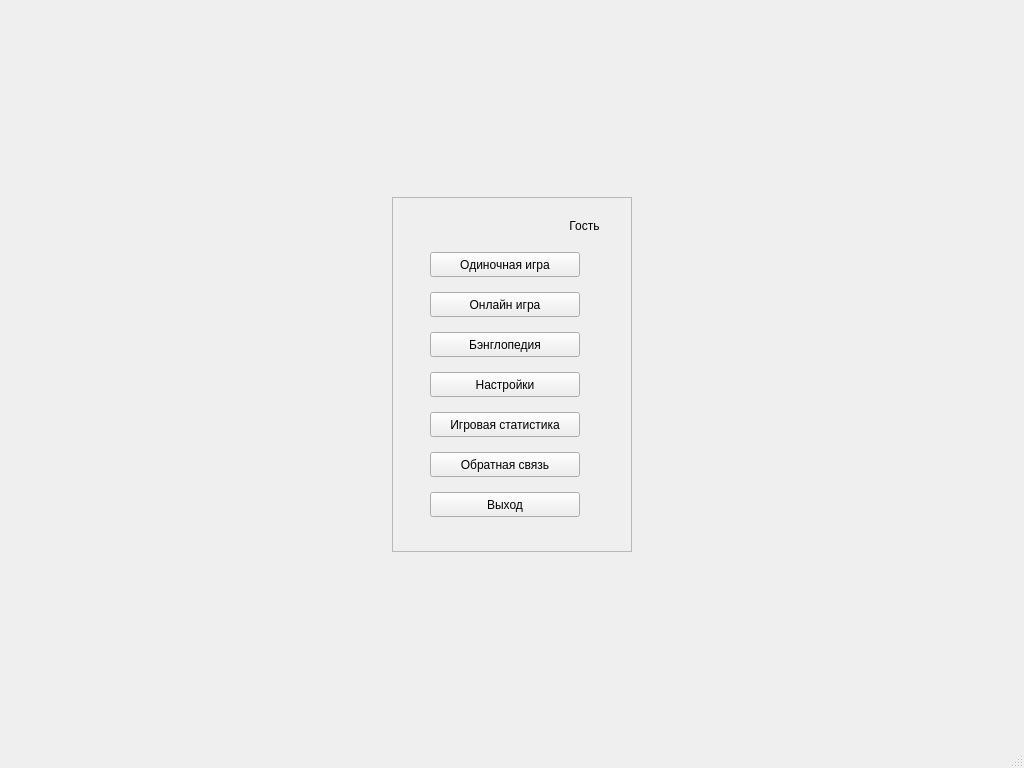
<?xml version="1.0" encoding="UTF-8"?>
<ui version="4.0">
 <class>MainWindow</class>
 <widget class="QMainWindow" name="MainWindow">
  <property name="geometry">
   <rect>
    <x>0</x>
    <y>0</y>
    <width>1024</width>
    <height>768</height>
   </rect>
  </property>
  <property name="windowTitle">
   <string>Главное меню</string>
  </property>
  <widget class="QWidget" name="centralwidget">
   <widget class="QPushButton" name="button_single_mode">
    <property name="geometry">
     <rect>
      <x>430</x>
      <y>252</y>
      <width>150</width>
      <height>25</height>
     </rect>
    </property>
    <property name="sizePolicy">
     <sizepolicy hsizetype="Fixed" vsizetype="Fixed">
      <horstretch>0</horstretch>
      <verstretch>0</verstretch>
     </sizepolicy>
    </property>
    <property name="text">
     <string>Одиночная игра</string>
    </property>
   </widget>
   <widget class="QPushButton" name="button_multi_mode">
    <property name="geometry">
     <rect>
      <x>430</x>
      <y>292</y>
      <width>150</width>
      <height>25</height>
     </rect>
    </property>
    <property name="text">
     <string>Онлайн игра</string>
    </property>
   </widget>
   <widget class="QLabel" name="label_guest">
    <property name="geometry">
     <rect>
      <x>568</x>
      <y>215</y>
      <width>33</width>
      <height>21</height>
     </rect>
    </property>
    <property name="text">
     <string>Гость</string>
    </property>
    <property name="alignment">
     <set>Qt::AlignCenter</set>
    </property>
   </widget>
   <widget class="QPushButton" name="button_banglopedia">
    <property name="geometry">
     <rect>
      <x>430</x>
      <y>332</y>
      <width>150</width>
      <height>25</height>
     </rect>
    </property>
    <property name="text">
     <string>Бэнглопедия</string>
    </property>
   </widget>
   <widget class="QPushButton" name="button_settings">
    <property name="geometry">
     <rect>
      <x>430</x>
      <y>372</y>
      <width>150</width>
      <height>25</height>
     </rect>
    </property>
    <property name="text">
     <string>Настройки</string>
    </property>
   </widget>
   <widget class="QPushButton" name="button_statistics">
    <property name="geometry">
     <rect>
      <x>430</x>
      <y>412</y>
      <width>150</width>
      <height>25</height>
     </rect>
    </property>
    <property name="text">
     <string>Игровая статистика</string>
    </property>
   </widget>
   <widget class="QPushButton" name="button_callback">
    <property name="geometry">
     <rect>
      <x>430</x>
      <y>452</y>
      <width>150</width>
      <height>25</height>
     </rect>
    </property>
    <property name="text">
     <string>Обратная связь</string>
    </property>
   </widget>
   <widget class="QPushButton" name="button_exit">
    <property name="geometry">
     <rect>
      <x>430</x>
      <y>492</y>
      <width>150</width>
      <height>25</height>
     </rect>
    </property>
    <property name="text">
     <string>Выход</string>
    </property>
   </widget>
   <widget class="QFrame" name="frame">
    <property name="geometry">
     <rect>
      <x>392</x>
      <y>197</y>
      <width>240</width>
      <height>355</height>
     </rect>
    </property>
    <property name="frameShape">
     <enum>QFrame::StyledPanel</enum>
    </property>
    <property name="frameShadow">
     <enum>QFrame::Plain</enum>
    </property>
    <property name="lineWidth">
     <number>5</number>
    </property>
    <property name="midLineWidth">
     <number>5</number>
    </property>
   </widget>
  </widget>
  <widget class="QMenuBar" name="menubar">
   <property name="geometry">
    <rect>
     <x>0</x>
     <y>0</y>
     <width>1024</width>
     <height>21</height>
    </rect>
   </property>
  </widget>
  <widget class="QStatusBar" name="statusbar"/>
 </widget>
 <resources/>
 <connections/>
</ui>
